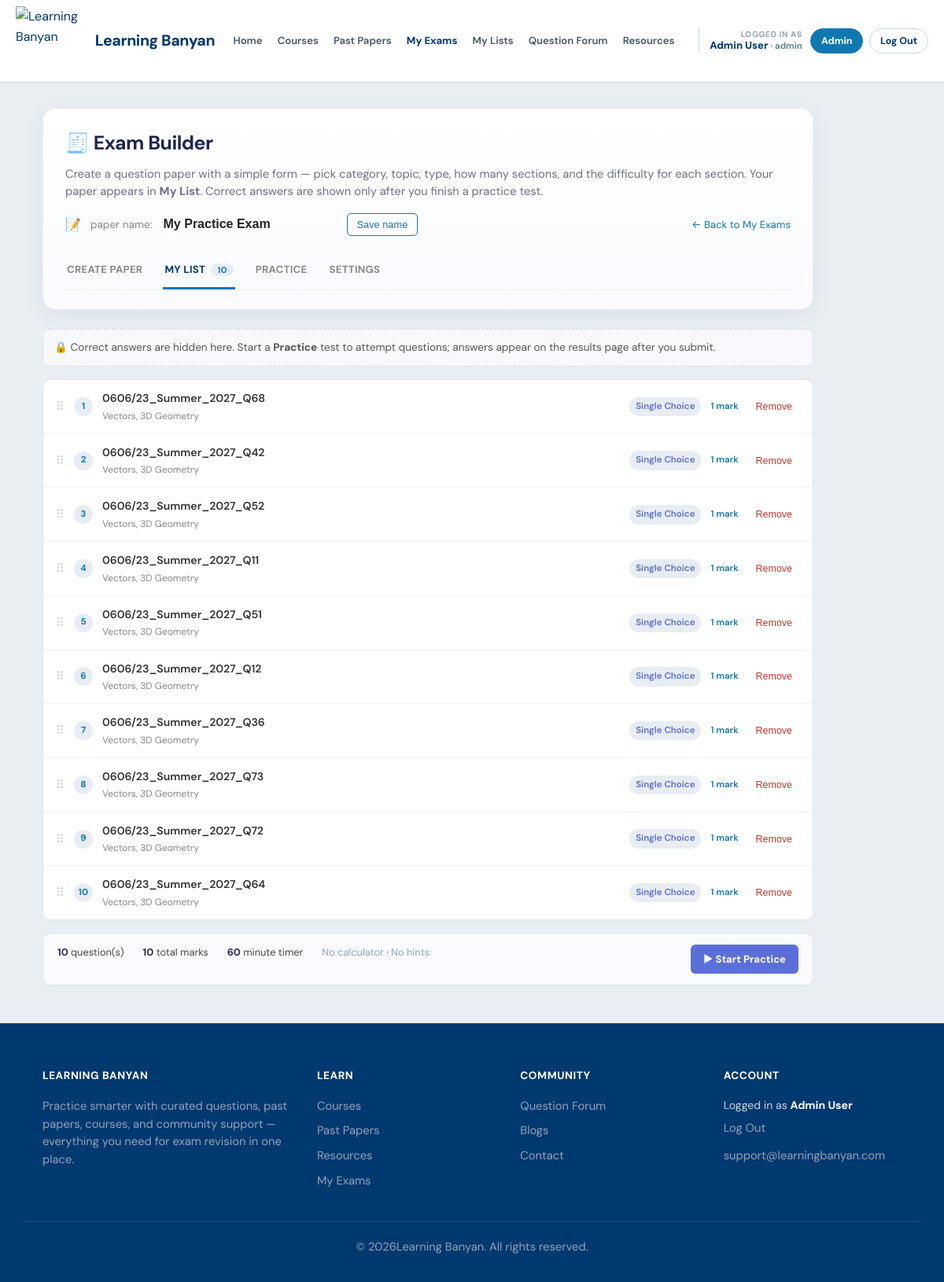
Screenshot of /my-exams/2/?tab=list (signed in) with the database file from the repository.
### courses/models.py (models this page shows, shortened)
class Exam(models.Model):
    STATUS_CHOICES = [
        ("draft", "Draft"),
        ("finalized", "Finalized"),
    ]
    name = models.CharField(max_length=200, default="Untitled Exam")
    category = models.ForeignKey(
        CourseCategory,
        on_delete=models.SET_NULL,
        null=True,
        blank=True,
        related_name="exams",
        help_text="Curriculum / Subject this exam is built from",
    )
    created_by = models.ForeignKey(
        "auth.User", on_delete=models.SET_NULL, null=True, blank=True, related_name="exams"
    )
    status = models.CharField(max_length=20, choices=STATUS_CHOICES, default="draft")
    duration_minutes = models.IntegerField(
        default=60, help_text="Used for the built-in exam timer"
    )
    questions_per_page = models.IntegerField(
        default=1, help_text="How many questions to show per page in the exported PDF"
    )
    shuffle_questions = models.BooleanField(default=False)
    allow_calculator = models.BooleanField(
        default=False,
        help_text="If enabled, students can use the on-screen calculator during practice.",
    )
    allow_hint = models.BooleanField(
        default=False,
        help_text="If enabled, students can open each question's hint during practice.",
    )
    questions = models.ManyToManyField(
        Question, through="ExamQuestion", related_name="exams"
    )
    created_at = models.DateTimeField(auto_now_add=True)
    updated_at = models.DateTimeField(auto_now=True)
    class Meta:
        ordering = ["-updated_at"]
    @property
    def total_marks(self):
        return sum(eq.question.marks for eq in self.exam_questions.select_related("question"))

class ExamQuestion(models.Model):
    exam = models.ForeignKey(Exam, on_delete=models.CASCADE, related_name="exam_questions")
    question = models.ForeignKey(
        Question, on_delete=models.CASCADE, related_name="exam_links"
    )
    order = models.IntegerField(default=0)
    added_at = models.DateTimeField(auto_now_add=True)
    class Meta:
        ordering = ["order", "added_at"]
        unique_together = ("exam", "question")

class Question(models.Model):
    QUESTION_TYPES = [
        ("single_choice", "Single Choice"),
        ("multiple_choice", "Multiple Choice"),
        ("true_false", "True/False"),
        ("numerical", "Numerical"),
        ("matching", "Matching"),
        ("structured", "Structured (multi-part, past paper style)"),
        ("mcq", "Multiple Choice Questions"),
        ("comprehension", "Comprehension Questions"),
        ("fill_blank", "Fill in the Blanks Questions"),
        ("integer", "Integer Type Questions"),
    ]
    ANSWER_TYPES = [
        ("single", "Single"),
        ("multiple", "Multiple"),
    ]
    DIFFICULTY_LEVELS = [
        ("", "Add difficulty level"),
        ("easy", "Easy"),
        ("medium", "Medium"),
        ("hard", "Hard"),
    ]
    SEASON_CHOICES = [
        ("summer", "Summer"),
        ("winter", "Winter"),
        ("specimen", "Specimen"),
    ]
    ZONE_CHOICES = [
        ("", "—"),
        ("zone_1", "Zone 1"),
        ("zone_2", "Zone 2"),
        ("zone_3", "Zone 3"),
    ]
    question_bank = models.ForeignKey(
        QuestionBank, on_delete=models.CASCADE, related_name="questions"
    )
    question_type = models.CharField(max_length=20, choices=QUESTION_TYPES)
    question_text = models.TextField(
        help_text=(
            "Supports inline math using LaTeX delimiters: $x^2+1$ for inline, "
            "$$\\frac{a}{b}$$ for a centered block. Rendered with MathJax on "
            "the site and rasterized for PDF export."
        )
    )
    order = models.IntegerField(default=0)
    option_a = models.TextField(blank=True)
    option_b = models.TextField(blank=True)
    option_c = models.TextField(blank=True)
    option_d = models.TextField(blank=True)
    correct_answer = models.TextField(
        blank=True, help_text="For choice: A/B/C/D or A,B for multiple"
    )
    marks = models.IntegerField(default=1)
    explanation = models.TextField(
        blank=True, help_text="Shown to students as the question 'Solution'."
    )
    hint = models.TextField(
        blank=True,
        default="",
        help_text="Optional clue shown when a student taps Hint during practice.",
    )
    video_solution_url = models.URLField(
        max_length=500,
        blank=True,
        default="",
        help_text="Optional link to a video solution (YouTube, Vimeo, Drive, etc.).",
    )
    difficulty_level = models.CharField(
        max_length=10, choices=DIFFICULTY_LEVELS, blank=True, default=""
    )
    answer_type = models.CharField(
        max_length=10,
        choices=ANSWER_TYPES,
        default="single",
        help_text="Whether one option ('single') or several options "
        "('multiple') can be marked correct.",
    )
    negative_marks = models.DecimalField(
        max_digits=6, decimal_places=2, default=0,
        help_text="Marks deducted for a wrong attempt.",
    )
    partial_marking = models.BooleanField(
        default=False,
        help_text="Award proportional marks for a partially-correct "
        "'multiple' answer instead of all-or-nothing.",
    )
    passage = models.TextField(
        blank=True,
        help_text="Shared comprehension passage this question belongs to "
        "(only used for 'comprehension' type questions).",
    )
    numeric_tolerance = models.DecimalField(
        max_digits=10, decimal_places=3, null=True, blank=True,
        help_text="Allowed +/- tolerance for 'integer' type answers.",
    )
    tags = models.CharField(
        max_length=500,
        blank=True,
        help_text="Comma-separated tags, e.g. 'Algebra, Grade 10'",
    )
    topic = models.CharField(
        max_length=255,
        blank=True,
        help_text="Comma-separated topics, e.g. 'Functions, Modulus'",
    )
    paper_code = models.CharField(
        max_length=50,
        blank=True,
        help_text="Subject/paper code, e.g. '0606/23'",
    )
    year = models.IntegerField(null=True, blank=True, help_text="e.g. 2019")
    season = models.CharField(
        max_length=20, choices=SEASON_CHOICES, blank=True
    )
    zone = models.CharField(max_length=20, choices=ZONE_CHOICES, blank=True)
    question_number = models.CharField(
        max_length=20,
        blank=True,
        help_text="Question number within the paper, e.g. 'Q10' or '10'",
    )
    question_code = models.CharField(
        max_length=120,
        blank=True,
        db_index=True,
        help_text=(
            "Auto-generated display code, e.g. '0606/23_Winter_2019_Q10'. "
            "Leave blank to auto-generate from paper code, season, year, "
            "and question number."
        ),
    )
    equation_images = models.TextField(
        blank=True,
        help_text="JSON list of equation image URLs captured from a Word import (read-only reference).",
    )
    created_at = models.DateTimeField(auto_now_add=True)
    class Meta:
        ordering = ["order"]

### courses/views.py (the view)
    def wrapped(request, *args, **kwargs):
        if not request.user.is_authenticated:
            return redirect(f"/login/?next={request.path}")
        if not _user_can_access_portal(request.user):
            messages.error(
                request,
                "Please log in with a student or admin account to continue.",
            )
            return redirect("courses:student_login")
        if _user_is_admin(request.user):
            _ensure_admin_profile(request.user)
        return view_func(request, *args, **kwargs)

### courses/templates/courses/student_edit_exam.html (shortened to what this page needs)
{% extends 'base.html' %}
{% load course_extras %}
{% block content %}
  <div class="eb-wrap">
    <div class="eb-header">
      <h1>🧾 Exam Builder</h1>
      <p class="desc">
        Create a question paper with a simple form — pick category, topic, type, how many sections,
        and the difficulty for each section. Your paper appears in <strong>My List</strong>.
        Correct answers are shown only after you finish a practice test.
      </p>
      <div class="eb-name-row">
        <span>📝</span>
        <form method="post">
          <label for="examNameInput">paper name:</label>
          <input id="examNameInput" type="text" name="name" value="{{ exam.name }}" />
          <button type="submit">Save name</button>
        </form>
        <a href="{% url 'courses:student_exams' %}" style="margin-left: auto; font-size: 0.82rem; color: #1078B0; text-decoration: none;">← Back to My Exams</a>
      </div>
      <div class="eb-tabs">
        <a class="eb-tab" data-tab="create" href="#create">Create Paper</a>
        <a class="eb-tab" data-tab="list" href="#list">My List <span class="eb-badge" id="listBadge">{{ selected_count }}</span></a>
        <a class="eb-tab" data-tab="practice" href="#practice">Practice{% if practice_attempts %} <span class="eb-badge">{{ practice_attempts|length }}</span>{% endif %}</a>
        <a class="eb-tab" data-tab="settings" href="#settings">Settings</a>
      </div>
    </div>
    <div id="eb-tab-list" class="eb-tab-panel" style="display:none;">
      <div class="eb-no-answer-note">
        🔒 Correct answers are hidden here. Start a <strong>Practice</strong> test to attempt questions;
        answers appear on the results page after you submit.
      </div>
      <div class="eb-selected-list" id="selectedList">
        {% for eq in exam_questions %}
          <div class="eb-selected-row" draggable="true" data-question-id="{{ eq.question.id }}">
            <span class="eb-drag-handle">⠿</span>
            <span class="eb-order-num">{{ forloop.counter }}</span>
            <div class="eb-meta">
              <div class="eb-code">{{ eq.question.question_code|default:eq.question.question_number|default:"Question" }}</div>
              <div class="eb-topic">
                {% if eq.question.topic %}{{ eq.question.topic }}{% else %}No topic{% endif %}
              </div>
            </div>
            <span class="eb-type-tag">{{ eq.question.get_question_type_display }}</span>
            <span class="eb-marks-tag">{{ eq.question.marks }} mark{{ eq.question.marks|pluralize }}</span>
            <button type="button" class="eb-remove-btn" onclick="removeQuestion({{ eq.question.id }})">Remove</button>
          </div>
        {% empty %}
          <div class="eb-selected-empty">
            No questions on this paper yet.<br />
            Go to <strong>Create Paper</strong> and click <strong>Create Question Paper</strong>.
          </div>
        {% endfor %}
      </div>
      <div class="eb-summary-bar">
        <div><strong id="summaryCount">{{ selected_count }}</strong> question(s)</div>
        <div><strong id="summaryMarks">{{ total_marks }}</strong> total marks</div>
        <div><strong>{{ exam.duration_minutes }}</strong> minute timer</div>
        <div>
          {% if exam.allow_calculator %}
            <strong>Calculator allowed</strong>
          {% else %}
            <span style="color:#94a3b8;">No calculator</span>
          {% endif %}
          {% if exam.allow_hint %}
            · <strong>Hints on</strong>
          {% else %}
            · <span style="color:#94a3b8;">No hints</span>
          {% endif %}
        </div>
        {% if selected_count %}
          <div style="margin-left:auto;">
            <a href="{% url 'courses:student_practice_start' exam.id %}" class="eb-practice-start-btn" style="padding: 8px 16px; font-size: 0.82rem;">▶ Start Practice</a>
          </div>
        {% endif %}
      </div>
    </div>
  </div>
{% endblock %}

### templates/base.html (shortened to what this page needs)
<!DOCTYPE html>
<html lang="en">
  <head>
    {% load static %}
    <link rel="stylesheet" href="https://cdnjs.cloudflare.com/ajax/libs/font-awesome/6.7.2/css/all.min.css" />
    {% include 'partials/katex.html' %}
  </head>
  <body>
    <header class="site-header">
      <nav class="site-nav" id="siteNav" aria-label="Main navigation">
        <a class="nav-brand" href="{% url 'courses:home' %}">
          <img src="{% static 'images/learning_banyan_logo.png' %}" alt="Learning Banyan" />
          <div class="nav-brand-text">
            <strong>Learning Banyan</strong>
          </div>
        </a>
        <div class="nav-center" id="navCenter">
          <a href="{% url 'courses:home' %}" class="nav-link {% if request.path == '/' %}is-active{% endif %}">Home</a>
          <a href="{% url 'courses:courses_list' %}" class="nav-link {% if '/courses/' in request.path %}is-active{% endif %}">Courses</a>
          <a href="{% url 'courses:past_papers' %}" class="nav-link {% if '/past-papers/' in request.path %}is-active{% endif %}">Past Papers</a>
          {% if can_use_exam_builder %}
            <a href="{% url 'courses:student_exams' %}" class="nav-link {% if '/my-exams/' in request.path %}is-active{% endif %}">My Exams</a>
            <a href="{% url 'courses:student_question_lists' %}" class="nav-link {% if '/my-lists/' in request.path %}is-active{% endif %}">My Lists</a>
          {% endif %}
          <a href="{% url 'courses:question_forum' %}" class="nav-link {% if '/question-forum/' in request.path or '/question-form/' in request.path or '/public-chat/' in request.path %}is-active{% endif %}">Question Forum</a>
          <a href="{% url 'courses:resources_list' %}" class="nav-link {% if '/resources/' in request.path %}is-active{% endif %}">Resources</a>
          <a href="{% url 'courses:blog_list' %}" class="nav-link {% if '/blogs/' in request.path %}is-active{% endif %}">Blogs</a>
        </div>
        <div class="nav-right">
          <div class="nav-actions" id="navActions">
            {% if user.is_authenticated %}
              <div class="nav-user" title="Logged in as {{ user.get_full_name|default:user.username }} (@{{ user.username }})">
                <span class="nav-user-label">Logged in as</span>
                <span class="nav-user-name">
                  {{ user.get_full_name|default:user.username }}
                  {% if user.get_full_name %}
                    <span class="nav-user-handle">· {{ user.username }}</span>
                  {% endif %}
                </span>
              </div>
              {% if is_admin_user %}
                <a href="{% url 'admin_panel:dashboard' %}" class="nav-btn nav-btn-solid">Admin</a>
              {% endif %}
              <a href="{% url 'courses:student_logout' %}" class="nav-btn nav-btn-outline">Log Out</a>
            {% else %}
              <a href="{% url 'courses:student_login' %}" class="nav-btn nav-btn-outline">Log In</a>
              <a href="{% url 'courses:student_signup' %}" class="nav-btn nav-btn-solid">Sign Up</a>
            {% endif %}
          </div>
        </div>
      </nav>
    </header>
    <main>
      <div class="container">
        {% block content %}
        {% endblock %}
      </div>
    </main>
    <footer>
      <div class="container">
        <div>
          <h4>Learning Banyan</h4>
          <p>Practice smarter with curated questions, past papers, courses, and community support — everything you need for exam revision in one place.</p>
        </div>
        <div>
          <h4>Learn</h4>
          <a href="{% url 'courses:courses_list' %}">Courses</a>
          <a href="{% url 'courses:past_papers' %}">Past Papers</a>
          <a href="{% url 'courses:resources_list' %}">Resources</a>
          <a href="{% url 'courses:student_exams' %}">My Exams</a>
        </div>
        <div>
          <h4>Community</h4>
          <a href="{% url 'courses:question_forum' %}">Question Forum</a>
          <a href="{% url 'courses:blog_list' %}">Blogs</a>
          <a href="{% url 'courses:contact' %}">Contact</a>
        </div>
        <div>
          <h4>Account</h4>
          {% if user.is_authenticated %}
            <p style="margin: 0 0 0.4rem; color: #cbd5e1; font-size: 0.88rem;">
              Logged in as <strong style="color:#fff;">{{ user.get_full_name|default:user.username }}</strong>
            </p>
            <a href="{% url 'courses:student_logout' %}">Log Out</a>
          {% else %}
            <a href="{% url 'courses:student_login' %}">Log In</a>
            <a href="{% url 'courses:student_signup' %}">Sign Up</a>
          {% endif %}
          <p style="margin-top: 0.75rem;">support@learningbanyan.com</p>
        </div>
      </div>
      <div class="footer-bottom">
        <p>
          &copy; {% now 'Y' %}Learning Banyan. All rights reserved.
        </p>
      </div>
    </footer>
  </body>
</html>

### rows the page displays
Exam: name "My Practice Exam", duration_minutes "60"
ExamQuestion: question.question_code "0606/23_Summer_2027_Q68", question.topic "Vectors, 3D Geometry", question.question_type "Single Choice", question.marks "1"
ExamQuestion: question.question_code "0606/23_Summer_2027_Q42", question.topic "Vectors, 3D Geometry", question.question_type "Single Choice", question.marks "1"
ExamQuestion: question.question_code "0606/23_Summer_2027_Q52", question.topic "Vectors, 3D Geometry", question.question_type "Single Choice", question.marks "1"
ExamQuestion: question.question_code "0606/23_Summer_2027_Q11", question.topic "Vectors, 3D Geometry", question.question_type "Single Choice", question.marks "1"
ExamQuestion: question.question_code "0606/23_Summer_2027_Q51", question.topic "Vectors, 3D Geometry", question.question_type "Single Choice", question.marks "1"
ExamQuestion: question.question_code "0606/23_Summer_2027_Q12", question.topic "Vectors, 3D Geometry", question.question_type "Single Choice", question.marks "1"
ExamQuestion: question.question_code "0606/23_Summer_2027_Q36", question.topic "Vectors, 3D Geometry", question.question_type "Single Choice", question.marks "1"
ExamQuestion: question.question_code "0606/23_Summer_2027_Q73", question.topic "Vectors, 3D Geometry", question.question_type "Single Choice", question.marks "1"
ExamQuestion: question.question_code "0606/23_Summer_2027_Q72", question.topic "Vectors, 3D Geometry", question.question_type "Single Choice", question.marks "1"
ExamQuestion: question.question_code "0606/23_Summer_2027_Q64", question.topic "Vectors, 3D Geometry", question.question_type "Single Choice", question.marks "1"

### other values shown
{{ user.get_full_name|default:user.username }} "Admin User"
{{ user.username }} "admin"
{{ selected_count }} "10"
{{ total_marks }} "10"
